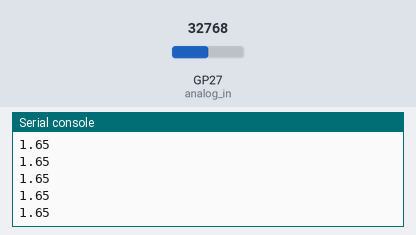
Simulated run of this program. Board: Raspberry Pi Pico running CircuitPython. On the bench: the last lines printed to the serial console. The inputs (shaded band) are chosen by the test bench; at power-on: GP27 (analog_in) = 32768 (analog values on the 0–65535 scale).

Above: at 1.2 s.
1.3 s: GP27 (analog_in) set to 45874
At 1.31 s:
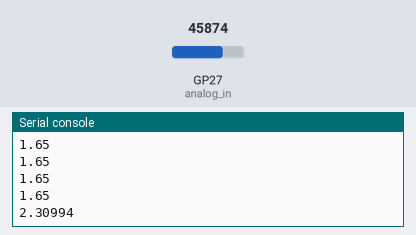
2.8 s: GP27 (analog_in) set to 57670
At 2.81 s:
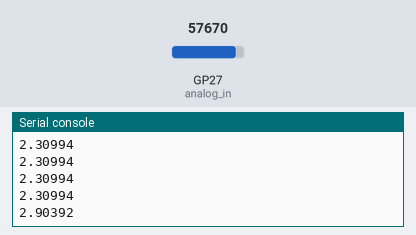
Timing chart, 0 to 5.8 s (numbered marks = the images above; inputs shaded):
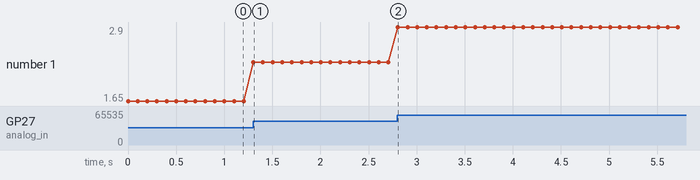

The program:

aula3_analogio.py
```python
# Para todos os exemplos nesse código, utilize as ligações no diagrama aula3_bb.png
# Entrada e saída digital simples:
# Lê o valor de tensão no pino analógico

import time, board
from analogio import AnalogIn

analog_in = AnalogIn (board.A1) # board.GP27

# Criando uma função com def
def get_voltage (pin):
  # pin.value vai retornar um valor entre 0 e 65536.
  # 3.3 é a tensão máxima.
  return (pin.value * 3.3) / 65536

while True:
  print (get_voltage (analog_in))
  time.sleep (0.1)
```

Measured:
- after the input at 1.3 s, the serial console: prints a new line at once (image 1)
- after the input at 2.8 s, the serial console: prints a new line at once (image 2)
- plotted number 1: 1.65 → 2.31 after the input at 1.3 s, 2.31 → 2.9 after the input at 2.8 s
